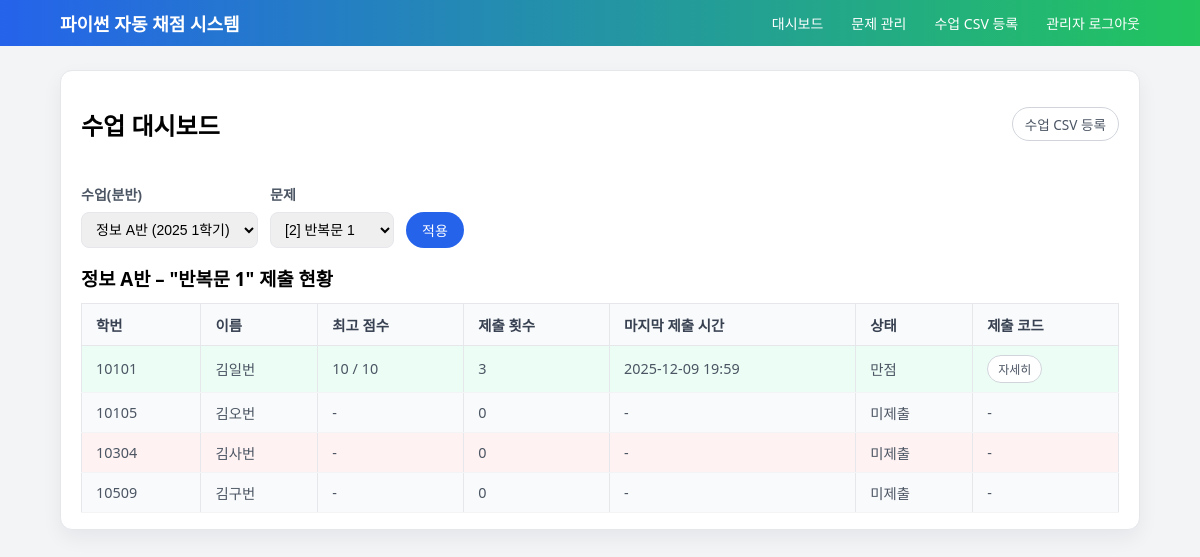
Page /admin/dashboard?problem_id=2 (signed in) on the committed database.
### models.py (models this page shows, shortened)
class ClassGroup(db.Model):
    id = db.Column(db.Integer, primary_key=True)
    subject = db.Column(db.String(100), nullable=False)      # 정보, 인공지능기초 등
    section = db.Column(db.String(20), nullable=False)       # A, B, 1, 2 ...
    label = db.Column(db.String(150), nullable=False)        # 화면에 표시할 이름
    year = db.Column(db.Integer, nullable=True)              # 2025 등
    term = db.Column(db.String(20), nullable=True)           # 1학기, 2학기 등
    created_at = db.Column(db.DateTime, default=datetime.utcnow)
    enrollments = db.relationship("Enrollment", backref="class_group", lazy=True)

class Problem(db.Model):
    id = db.Column(db.Integer, primary_key=True)
    title = db.Column(db.String(200), nullable=False)
    description = db.Column(db.Text, nullable=False)
    sample_input = db.Column(db.Text, nullable=True)
    sample_output = db.Column(db.Text, nullable=True)
    answer_code = db.Column(db.Text, nullable=False)
    rubric = db.Column(db.Text, nullable=False)
    is_open = db.Column(db.Boolean, default=False)
    max_score = db.Column(db.Integer, default=10)
    created_at = db.Column(db.DateTime, default=datetime.utcnow)
    updated_at = db.Column(
        db.DateTime, default=datetime.utcnow, onupdate=datetime.utcnow
    )
    submissions = db.relationship("Submission", backref="problem", lazy=True)

class Student(db.Model):
    id = db.Column(db.Integer, primary_key=True)
    grade = db.Column(db.Integer, nullable=False)
    class_no = db.Column(db.Integer, nullable=False)
    student_no = db.Column(db.Integer, nullable=False)
    name = db.Column(db.String(50), nullable=False)
    created_at = db.Column(db.DateTime, default=datetime.utcnow)
    submissions = db.relationship("Submission", backref="student", lazy=True)
    enrollments = db.relationship("Enrollment", backref="student", lazy=True)
    @property
    def student_code(self) -> str:
        return f"{self.grade}{self.class_no:02d}{self.student_no:02d}"

### app.py (the view, shortened to what this page needs)
    @app.route("/admin/dashboard")
    @admin_login_required
    def admin_dashboard():
        problems = Problem.query.order_by(Problem.id).all()
        class_groups = ClassGroup.query.order_by(
            ClassGroup.subject, ClassGroup.section
        ).all()
        class_group_id = request.args.get("class_group_id", type=int)
        if class_group_id is None:
            class_group = class_groups[0]
        else:
            class_group = ClassGroup.query.get(class_group_id) or class_groups[0]
        problem_id = request.args.get("problem_id", type=int)
        selected_problem = Problem.query.get(problem_id) if problem_id else None
        enrolls = Enrollment.query.filter_by(class_group_id=class_group.id).all()
        student_ids = [e.student_id for e in enrolls]
        students = []
        if student_ids:
            students = (
                Student.query.filter(Student.id.in_(student_ids))
                .order_by(Student.grade, Student.class_no, Student.student_no)
                .all()
            )
        rows = []
        if selected_problem and students:
            for s in students:
                q = Submission.query.filter_by(
                    student_id=s.id, problem_id=selected_problem.id
                )
                best_score = q.with_entities(func.max(Submission.score)).scalar()
                last_time = q.with_entities(func.max(Submission.created_at)).scalar()
                attempt_count = q.count()
                rows.append(
                    {
                        "student": s,
                        "best_score": best_score,
                        "max_score": selected_problem.max_score,
                        "last_time": last_time,
                        "attempt_count": attempt_count,
                        "has_submitted": attempt_count > 0,
                    }
                )
        return render_template(
            "admin/dashboard.html",
            problems=problems,
            class_groups=class_groups,
            selected_class_group=class_group,
            selected_problem_id=problem_id,
            rows=rows,
            selected_problem=selected_problem,
        )

### app.py (called while the page is built)
def admin_login_required(f):
    @wraps(f)
    def wrapper(*args, **kwargs):
        if "admin_id" not in session:
            flash("관리자 로그인이 필요합니다.")
            return redirect(url_for("admin_login"))
        return f(*args, **kwargs)
    return wrapper

### templates/admin/dashboard.html (shortened to what this page needs)
{% extends "base.html" %}
{% block content %}
<div class="card">
  <div style="display:flex; justify-content:space-between; align-items:center; margin-bottom:12px;">
    <h2>수업 대시보드</h2>
    <a href="{{ url_for('admin_class_import') }}" class="btn btn-secondary">
      수업 CSV 등록
    </a>
  </div>
  <form method="get" action="{{ url_for('admin_dashboard') }}" class="filter-form" style="margin-bottom:16px;">
    <div style="display:flex; flex-wrap:wrap; gap:12px; align-items:flex-end;">
      <div>
        <label class="label" for="class_group_id">수업(분반)</label>
        <select class="input" id="class_group_id" name="class_group_id">
          {% for cg in class_groups %}
            <option value="{{ cg.id }}"
              {% if selected_class_group and cg.id == selected_class_group.id %}selected{% endif %}>
              {{ cg.label }}{% if cg.year %} ({{ cg.year }} {{ cg.term or "" }}){% endif %}
            </option>
          {% endfor %}
        </select>
      </div>
      <div>
        <label class="label" for="problem_id">문제</label>
        <select class="input" id="problem_id" name="problem_id">
          {% for p in problems %}
            <option value="{{ p.id }}"
              {% if selected_problem_id == p.id %}selected{% endif %}>
              [{{ p.id }}] {{ p.title }}
            </option>
          {% endfor %}
        </select>
      </div>
      <div>
        <button class="btn" type="submit" style="margin-top:6px;">적용</button>
      </div>
    </div>
  </form>
  {% if not selected_class_group %}
    <p>먼저 수업 CSV를 등록하여 수업(분반)을 개설하세요.</p>
  {% elif not selected_problem %}
    <p>위에서 문제를 선택하면, 이 수업 학생들의 제출 현황을 볼 수 있습니다.</p>
  {% elif rows|length == 0 %}
    <p>이 수업에는 아직 등록된 학생이 없거나, 선택한 문제에 대한 제출이 없습니다.</p>
  {% else %}
    <h3 style="margin-top:8px; margin-bottom:8px;">
      {{ selected_class_group.label }} – "{{ selected_problem.title }}" 제출 현황
    </h3>
    <table class="table">
      <thead>
        <tr>
          <th>학번</th>
          <th>이름</th>
          <th>최고 점수</th>
          <th>제출 횟수</th>
          <th>마지막 제출 시간</th>
          <th>상태</th>
          <th>제출 코드</th>
        </tr>
      </thead>
      <tbody>
        {% for row in rows %}
          <tr class="{% if not row.has_submitted %}status-none{% elif row.best_score == row.max_score %}status-full{% else %}status-part{% endif %}">
            <td>{{ row.student.student_code }}</td>
            <td>{{ row.student.name }}</td>
            <td>
              {% if row.best_score is not none %}
                {{ row.best_score }} / {{ row.max_score }}
              {% else %}
                -
              {% endif %}
            </td>
            <td>{{ row.attempt_count }}</td>
            <td>
              {% if row.last_time %}
                {{ row.last_time|kst }}
              {% else %}
                -
              {% endif %}
            </td>
            <td>
              {% if not row.has_submitted %}
                미제출
              {% elif row.best_score == row.max_score %}
                만점
              {% else %}
                부분 정답
              {% endif %}
            </td>
            <td>
              {% if row.has_submitted %}
                <a
                  href="{{ url_for('admin_submissions',
                                   student_id=row.student.id,
                                   problem_id=selected_problem.id) }}"
                  class="btn btn-secondary"
                  style="padding:4px 10px; font-size:12px;"
                >
                  자세히
                </a>
              {% else %}
                -
              {% endif %}
            </td>
          </tr>
        {% endfor %}
      </tbody>
    </table>
  {% endif %}
</div>
{% endblock %}

### static/css/main.css (style rules this page uses)
body { font-family: system-ui, -apple-system, BlinkMacSystemFont, sans-serif; margin: 0; background: #f3f4f6; }
.card { background: #fff; border-radius: 12px; padding: 16px 20px; box-shadow: 0 10px 30px rgba(15, 23, 42, 0.08); margin-bottom: 16px; }
.btn { display: inline-block; padding: 8px 14px; border-radius: 999px; border: none; background: #2563eb; color: #fff; text-decoration: none; font-size: 0.9rem; cursor: pointer; }
.btn-secondary { background: #6b7280; }
.label { display: block; font-size: 0.85rem; color: #4b5563; margin-top: 8px; }
.input { width: 100%; box-sizing: border-box; padding: 6px 8px; margin-top: 4px; border-radius: 8px; border: 1px solid #d1d5db; font-size: 0.9rem; }
.table { width: 100%; border-collapse: collapse; font-size: 0.9rem; }
.table th, .table td { border: 1px solid #e5e7eb; padding: 6px 8px; text-align: left; }
body { margin: 0; font-family: system-ui, -apple-system, BlinkMacSystemFont, "Segoe UI", sans-serif; background: #f3f4f6; }
.card { background: white; border-radius: 16px; padding: 20px 24px; box-shadow: 0 15px 35px rgba(15, 23, 42, 0.08); }
.btn { display: inline-block; border-radius: 999px; border: none; background: #2563eb; color: white; padding: 8px 16px; font-size: 14px; cursor: pointer; text-decoration: none; }
.btn-secondary { background: #4b5563; }
.input, .textarea { width: 100%; padding: 8px 10px; border-radius: 8px; border: 1px solid #e5e7eb; font-size: 14px; box-sizing: border-box; }
.label { display: block; font-size: 14px; font-weight: 600; margin-top: 10px; margin-bottom: 4px; }
.table { width: 100%; border-collapse: collapse; margin-top: 12px; font-size: 14px; }
.table th, .table td { border-bottom: 1px solid #e5e7eb; padding: 6px 8px; text-align: left; }
.table thead { background: #f3f4f6; }
.status-none { background: #fef2f2; }
.status-full { background: #ecfdf5; }
.card { background: #ffffff; border-radius: 12px; padding: 16px 20px; box-shadow: 0 8px 20px rgba(15, 23, 42, 0.06); border: 1px solid #e5e7eb; }
.table { width: 100%; border-collapse: collapse; background: #ffffff; font-size: 0.9rem; }
.table thead { background: #f9fafb; }
.table thead th { font-weight: 600; color: #374151; padding: 10px 14px; border-bottom: 1px solid #e5e7eb; text-align: left; }
.table tbody td { padding: 9px 14px; border-bottom: 1px solid #f3f4f6; color: #4b5563; vertical-align: middle; }
.table tbody tr:nth-child(even) { background-color: #f9fafb; }
.btn-secondary { display: inline-flex; align-items: center; gap: 4px; padding: 6px 12px; border-radius: 999px; border: 1px solid #d1d5db; background: #ffffff; color: #4b5563; font-size: 0.85rem; text-decoration: none; box-shadow: none; cursor: pointer; transition: background-color 0.15s ease, border-color 0.15s ease, color 0.15s ease, transform 0.05s ease; }

### rows in the picture
ClassGroup: label "정보 A반"
Problem: title "반복문 1"
Student: student.student_code "10101", student.name "김일번"
Student: student.student_code "10105", student.name "김오번"
Student: student.student_code "10304", student.name "김사번"
Student: student.student_code "10509", student.name "김구번"

### other values in the picture
{{ row.best_score }} "10"
{{ row.max_score }} "10"
{{ row.attempt_count }} "3" "0" "0" "0"
{{ row.last_time|kst }} "2025-12-09 19:59"
form field class_group_id "정보 A반 (2025 1학기)"
